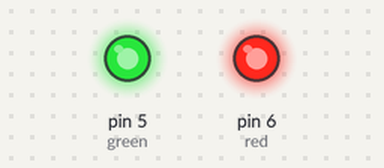
The sketch below on a simulated Arduino Uno, built with avr-gcc and run on an emulated ATmega328P. Parts: output pins drawn as LEDs (lit = HIGH).

Above: at 0.1 s.
Timing chart, 0 to 1.6 s (numbered marks = the images above):
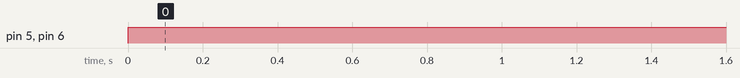

Measured:
- by itself, pin 5 (green), pin 6 (red): LOW → HIGH at 0.00 s

The sketch:

greenandredled.ino
```cpp
int red = 6;
int green = 5;


void setup() {
  // put your setup code here, to run once:
  pinMode(red, OUTPUT);
  pinMode(green, OUTPUT);
}

void loop() {
  // put your main code here, to run repeatedly:
  digitalWrite(red, HIGH);
  digitalWrite(green, HIGH);
}
```
